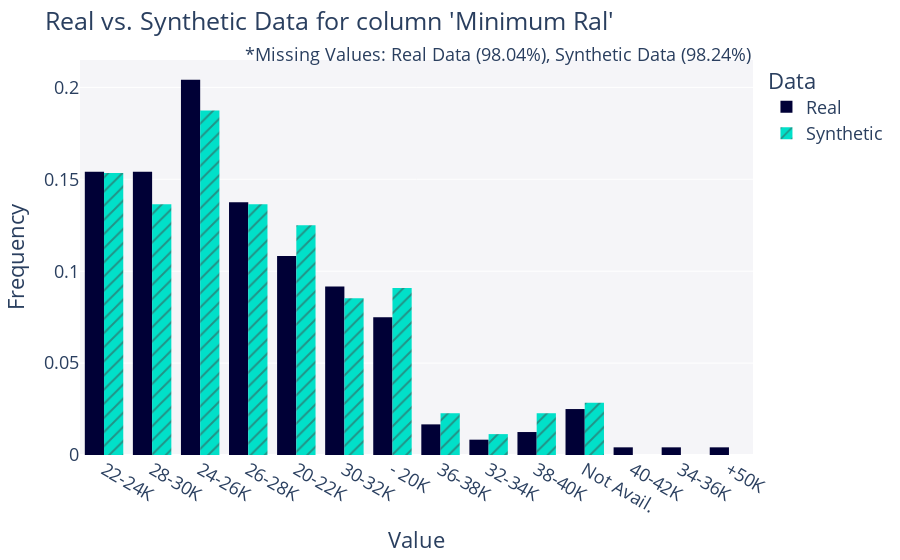
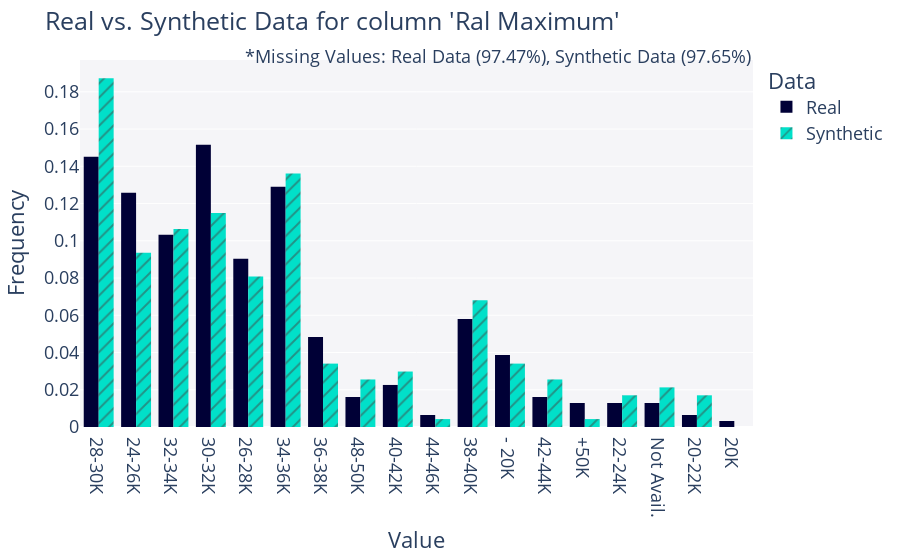
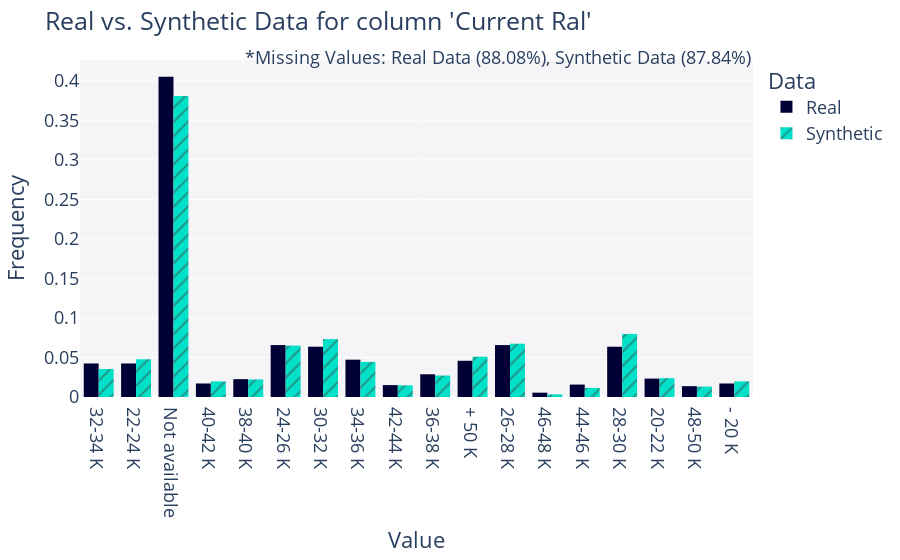
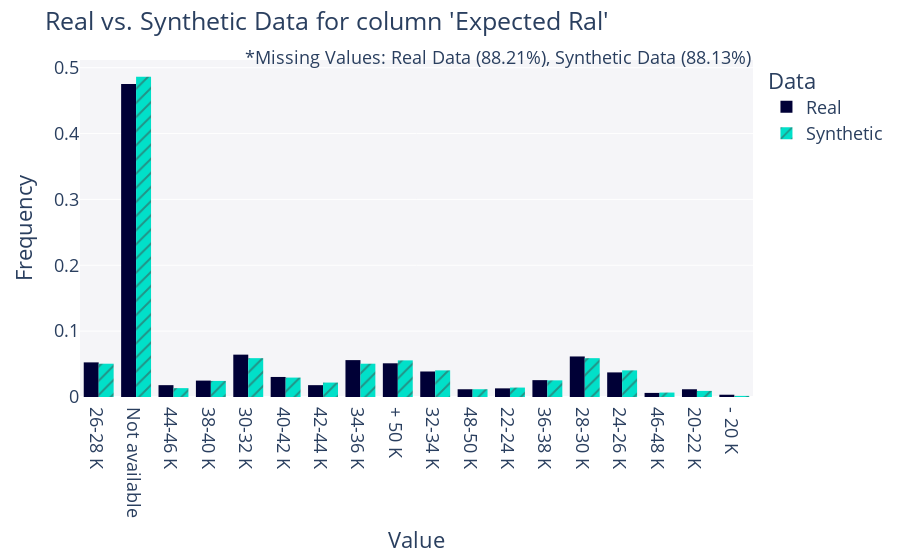

The cell these charts' notebook holds for them, in order:
### Code cell
# 3. plot the data
columns_to_plot = ['Minimum Ral', 'Ral Maximum', 'Current Ral', 'Expected Ral', 'Year of insertion', 'Year of Recruitment', 'Sex', 'Candidate State', 'Age Range', 'Years Experience']
for col in columns_to_plot:
    fig = get_column_plot(
        real_data=data,
        synthetic_data=synthetic_data,
        metadata=metadata,
        column_name=col
    )
        
    fig.show()

### Figure 1 — Plotly figure (JSON) as saved in the notebook; plotly's stock layout.template omitted (floating-point values rounded to 4 significant figures; data arrays with more than 128 entries replaced by an {"elided": "..."} marker saying what was removed)
{"data": [{"alignmentgroup": "True", "bingroup": "x", "histnorm": "probability density", "hovertemplate": "<b>Real</b><br>Frequency: %{y}<extra></extra>", "legendgroup": "Real", "marker": {"color": "#000036", "pattern": {"shape": ""}}, "name": "Real", "offsetgroup": "Real", "orientation": "v", "showlegend": true, "type": "histogram", "x": {"elided": "240 str values"}, "xaxis": "x", "yaxis": "y"}, {"alignmentgroup": "True", "bingroup": "x", "histnorm": "probability density", "hovertemplate": "<b>Synthetic</b><br>Frequency: %{y}<extra></extra>", "legendgroup": "Synthetic", "marker": {"color": "#01E0C9", "pattern": {"shape": "/"}}, "name": "Synthetic", "offsetgroup": "Synthetic", "orientation": "v", "showlegend": true, "type": "histogram", "x": {"elided": "176 str values"}, "xaxis": "x", "yaxis": "y"}], "layout": {"annotations": [{"showarrow": false, "text": "*Missing Values: Real Data (98.04%), Synthetic Data (98.24%)", "x": 1, "xref": "paper", "y": 1.05, "yref": "paper"}], "barmode": "group", "font": {"size": 18}, "legend": {"title": {"text": "Data"}, "tracegroupgap": 0}, "margin": {"t": 60}, "plot_bgcolor": "#F5F5F8", "title": {"text": "Real vs. Synthetic Data for column 'Minimum Ral'"}, "xaxis": {"anchor": "y", "domain": [0, 1], "title": {"text": "Value"}}, "yaxis": {"anchor": "x", "domain": [0, 1], "title": {"text": "Frequency"}}}}

### Figure 2 — Plotly figure (JSON) as saved in the notebook; plotly's stock layout.template omitted (floating-point values rounded to 4 significant figures; data arrays with more than 128 entries replaced by an {"elided": "..."} marker saying what was removed)
{"data": [{"alignmentgroup": "True", "bingroup": "x", "histnorm": "probability density", "hovertemplate": "<b>Real</b><br>Frequency: %{y}<extra></extra>", "legendgroup": "Real", "marker": {"color": "#000036", "pattern": {"shape": ""}}, "name": "Real", "offsetgroup": "Real", "orientation": "v", "showlegend": true, "type": "histogram", "x": {"elided": "310 str values"}, "xaxis": "x", "yaxis": "y"}, {"alignmentgroup": "True", "bingroup": "x", "histnorm": "probability density", "hovertemplate": "<b>Synthetic</b><br>Frequency: %{y}<extra></extra>", "legendgroup": "Synthetic", "marker": {"color": "#01E0C9", "pattern": {"shape": "/"}}, "name": "Synthetic", "offsetgroup": "Synthetic", "orientation": "v", "showlegend": true, "type": "histogram", "x": {"elided": "235 str values"}, "xaxis": "x", "yaxis": "y"}], "layout": {"annotations": [{"showarrow": false, "text": "*Missing Values: Real Data (97.47%), Synthetic Data (97.65%)", "x": 1, "xref": "paper", "y": 1.05, "yref": "paper"}], "barmode": "group", "font": {"size": 18}, "legend": {"title": {"text": "Data"}, "tracegroupgap": 0}, "margin": {"t": 60}, "plot_bgcolor": "#F5F5F8", "title": {"text": "Real vs. Synthetic Data for column 'Ral Maximum'"}, "xaxis": {"anchor": "y", "domain": [0, 1], "title": {"text": "Value"}}, "yaxis": {"anchor": "x", "domain": [0, 1], "title": {"text": "Frequency"}}}}

### Figure 3 — Plotly figure (JSON) as saved in the notebook; plotly's stock layout.template omitted (floating-point values rounded to 4 significant figures; data arrays with more than 128 entries replaced by an {"elided": "..."} marker saying what was removed)
{"data": [{"alignmentgroup": "True", "bingroup": "x", "histnorm": "probability density", "hovertemplate": "<b>Real</b><br>Frequency: %{y}<extra></extra>", "legendgroup": "Real", "marker": {"color": "#000036", "pattern": {"shape": ""}}, "name": "Real", "offsetgroup": "Real", "orientation": "v", "showlegend": true, "type": "histogram", "x": {"elided": "1462 str values"}, "xaxis": "x", "yaxis": "y"}, {"alignmentgroup": "True", "bingroup": "x", "histnorm": "probability density", "hovertemplate": "<b>Synthetic</b><br>Frequency: %{y}<extra></extra>", "legendgroup": "Synthetic", "marker": {"color": "#01E0C9", "pattern": {"shape": "/"}}, "name": "Synthetic", "offsetgroup": "Synthetic", "orientation": "v", "showlegend": true, "type": "histogram", "x": {"elided": "1216 str values"}, "xaxis": "x", "yaxis": "y"}], "layout": {"annotations": [{"showarrow": false, "text": "*Missing Values: Real Data (88.08%), Synthetic Data (87.84%)", "x": 1, "xref": "paper", "y": 1.05, "yref": "paper"}], "barmode": "group", "font": {"size": 18}, "legend": {"title": {"text": "Data"}, "tracegroupgap": 0}, "margin": {"t": 60}, "plot_bgcolor": "#F5F5F8", "title": {"text": "Real vs. Synthetic Data for column 'Current Ral'"}, "xaxis": {"anchor": "y", "domain": [0, 1], "title": {"text": "Value"}}, "yaxis": {"anchor": "x", "domain": [0, 1], "title": {"text": "Frequency"}}}}

### Figure 4 — Plotly figure (JSON) as saved in the notebook; plotly's stock layout.template omitted (floating-point values rounded to 4 significant figures; data arrays with more than 128 entries replaced by an {"elided": "..."} marker saying what was removed)
{"data": [{"alignmentgroup": "True", "bingroup": "x", "histnorm": "probability density", "hovertemplate": "<b>Real</b><br>Frequency: %{y}<extra></extra>", "legendgroup": "Real", "marker": {"color": "#000036", "pattern": {"shape": ""}}, "name": "Real", "offsetgroup": "Real", "orientation": "v", "showlegend": true, "type": "histogram", "x": {"elided": "1446 str values"}, "xaxis": "x", "yaxis": "y"}, {"alignmentgroup": "True", "bingroup": "x", "histnorm": "probability density", "hovertemplate": "<b>Synthetic</b><br>Frequency: %{y}<extra></extra>", "legendgroup": "Synthetic", "marker": {"color": "#01E0C9", "pattern": {"shape": "/"}}, "name": "Synthetic", "offsetgroup": "Synthetic", "orientation": "v", "showlegend": true, "type": "histogram", "x": {"elided": "1187 str values"}, "xaxis": "x", "yaxis": "y"}], "layout": {"annotations": [{"showarrow": false, "text": "*Missing Values: Real Data (88.21%), Synthetic Data (88.13%)", "x": 1, "xref": "paper", "y": 1.05, "yref": "paper"}], "barmode": "group", "font": {"size": 18}, "legend": {"title": {"text": "Data"}, "tracegroupgap": 0}, "margin": {"t": 60}, "plot_bgcolor": "#F5F5F8", "title": {"text": "Real vs. Synthetic Data for column 'Expected Ral'"}, "xaxis": {"anchor": "y", "domain": [0, 1], "title": {"text": "Value"}}, "yaxis": {"anchor": "x", "domain": [0, 1], "title": {"text": "Frequency"}}}}
